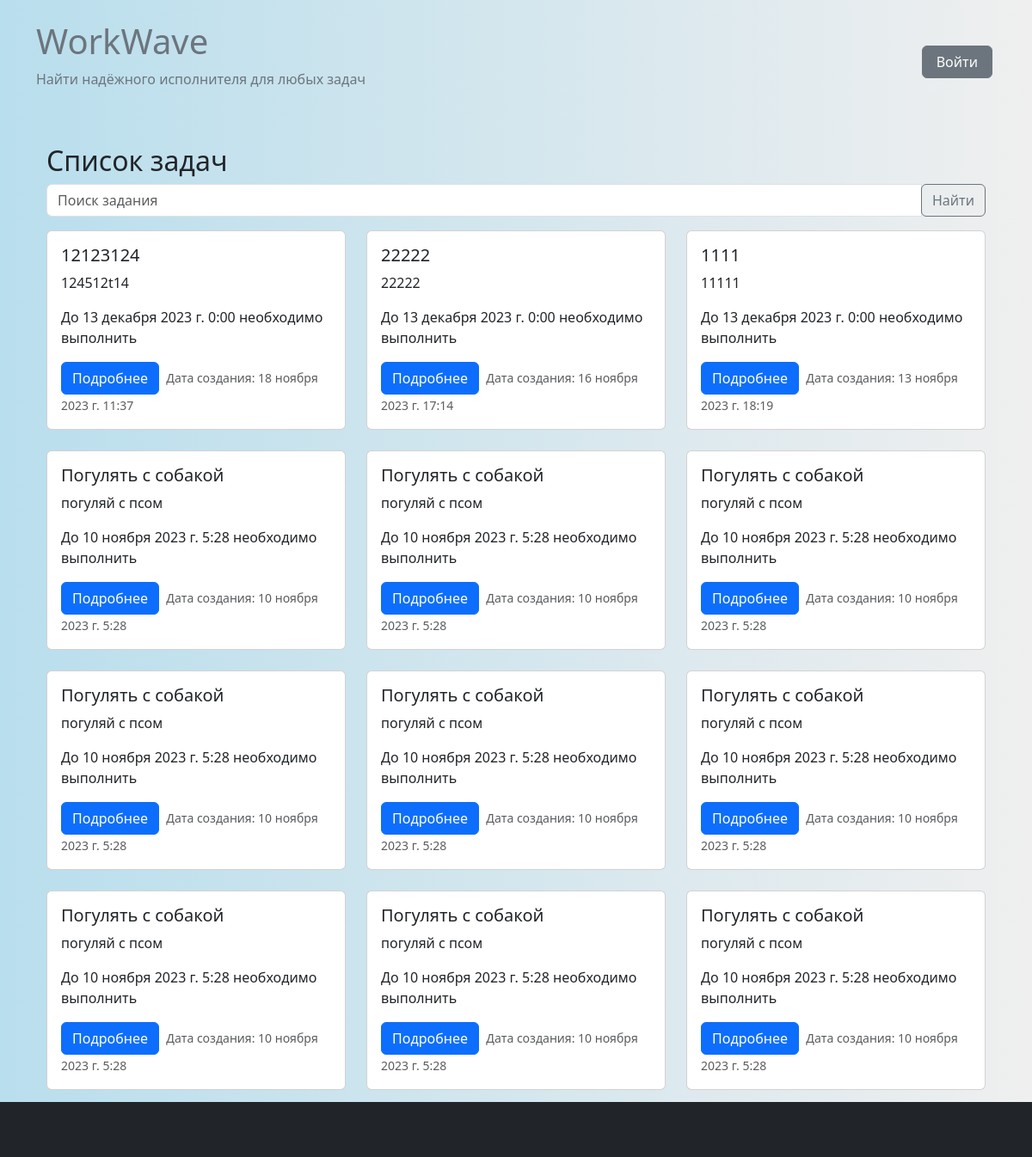
The page /task_list/ on the database as committed earlier.
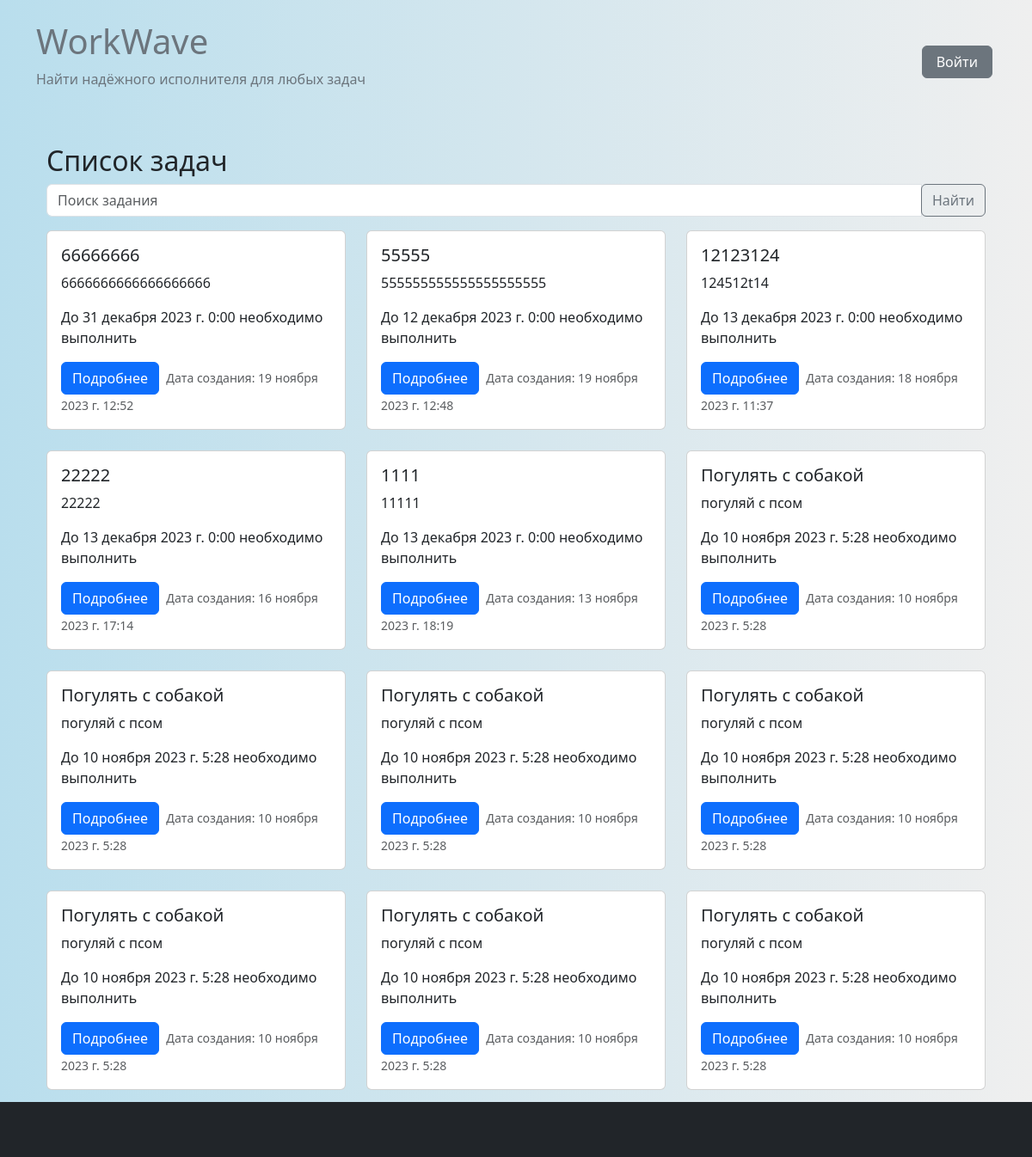
The same page on the database as committed later.
### tasks/models.py (models this page shows, shortened)
class Task(models.Model):
    title = models.CharField(max_length=200)
    image_task = models.ImageField(upload_to='media/image_task/', null=True, blank=True)
    description = models.TextField()
    customer = models.ForeignKey(CustomUser, on_delete=models.CASCADE, related_name='customer_tasks')
    executor = models.ForeignKey(CustomUser, on_delete=models.SET_NULL, null=True, blank=True,
                                 related_name='executor_tasks')
    created_at = models.DateTimeField(auto_now_add=True)
    due_date = models.DateTimeField()
    is_completed = models.BooleanField(default=False)
    canceled_by = models.ForeignKey(CustomUser, on_delete=models.SET_NULL, null=True,
                                    blank=True, related_name='canceled_tasks')
    canceled_at = models.DateTimeField(null=True, blank=True)

### tasks/views.py (the view)
# urls.py: path('task_list/', view_tasks.task_list, name='task_list'),
def task_list(request):
    query = request.GET.get('q')
    tasks_list = Task.objects.all().order_by('-created_at')
    if query:
        tasks_list = tasks_list.filter(title__icontains=query)
    paginator = Paginator(tasks_list, 12)  # 12 задач на странице
    page = request.GET.get('page')
    tasks = paginator.get_page(page)
    context = {'tasks': tasks}
    return render(request, 'tasks/task_list.html', context)

### templates/tasks/task_list.html (shortened to what this page needs)
{% extends 'base.html' %}
{% load static %}
{% block content %}
<div class="container mt-4">
    <h2>Список задач</h2>
    <form method="get" action="{% url 'task_list' %}">
        <div class="input-group mb-3">
            <input type="text" class="form-control" placeholder="Поиск задания" name="q">
            <div class="input-group-append">
                <button class="btn btn-outline-secondary" type="submit">Найти</button>
            </div>
        </div>
    </form>
    <div class="row">
        {% for task in tasks %}
        <div class="col-md-4 mb-4">
            <div class="card">
                <div class="card-body">
                    <h5 class="card-title">{{ task.title }}</h5>
                    <p class="card-text">{{ task.description }}</p>
                    <p>До {{ task.due_date }} необходимо выполнить</p>
                    <button class="btn btn-primary" data-toggle="modal" data-target="#taskModal{{ task.id }}">
                        Подробнее
                    </button>
                    <small class="text-muted m-1">Дата создания: {{ task.created_at }}</small>
                </div>
            </div>
        </div>
        {% endfor %}
    </div>
    <div class="d-flex justify-content-center">
        <ul class="pagination">
            {% for i in tasks.paginator.page_range %}
            <li class="page-item{% if i == tasks.number %} active{% endif %}">
                <a class="page-link" href="?page={{ i }}">{{ i }}</a>
            </li>
            {% endfor %}
            {% if tasks.has_next %}
            <li class="page-item"><a class="page-link" href="?page={{ tasks.next_page_number }}">Следующая</a></li>
            <li class="page-item"><a class="page-link" href="?page={{ tasks.paginator.num_pages }}">Последняя</a></li>
            {% endif %}
        </ul>
    </div>
</div>
{% endblock %}

Rows that differ between the two databases and show on the page:
no longer on this page (row edited): Task: title "Погулять с собакой", description "погуляй с псом", due_date "10 ноября 2023 г. 5:28", created_at "10 ноября 2023 г. 5:28"
no longer on this page (row unchanged): Task: title "Погулять с собакой", description "погуляй с псом", due_date "10 ноября 2023 г. 5:28", created_at "10 ноября 2023 г. 5:28"
added Task: title "66666666", description "6666666666666666666", due_date "31 декабря 2023 г. 0:00", created_at "19 ноября 2023 г. 12:52"
added Task: title "55555", description "555555555555555555555", due_date "12 декабря 2023 г. 0:00", created_at "19 ноября 2023 г. 12:48"
